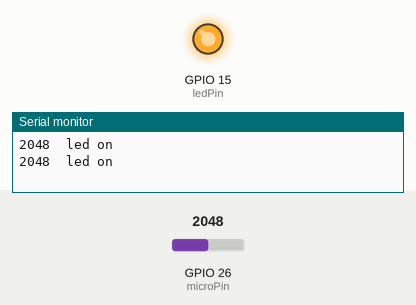
Recording of a sketch running on a simulated ESP32. On the bench: output pins drawn as LEDs (lit = HIGH), the last lines printed to the serial monitor. The inputs (shaded band) are chosen by the test bench; at power-on: GPIO 26 (microPin) = 2048.

Above: at 3.9 s.
4.0 s: GPIO 26 (microPin) set to 215
8.0 s: GPIO 26 (microPin) set to 186
At 9.9 s:
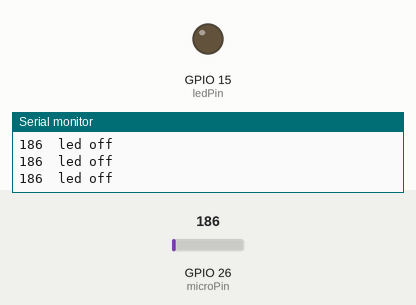
12.0 s: GPIO 26 (microPin) set to 491
At 13.3 s:
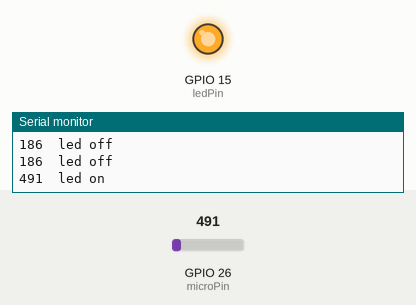
16.0 s: GPIO 26 (microPin) set to 160
At 19.3 s:
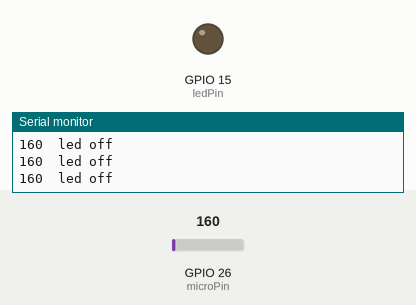
Timing chart, 0 to 20.8 s (numbered marks = the images above; inputs shaded):
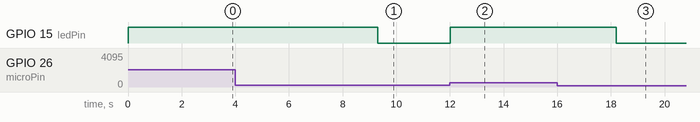

Measured:
- the behaviour switches between 201 and 200 on GPIO 26 (microPin) (found by bisection; images 0 and 1)
- after the input at 8.0 s, GPIO 15 (ledPin): HIGH → LOW after 1.3 s
- after the input at 12.0 s, GPIO 15 (ledPin): LOW → HIGH at once
- after the input at 16.0 s, GPIO 15 (ledPin): HIGH → LOW after 2.2 s

The sketch:

sound-controlled_lights.ino
```cpp
/*
   Keyes Starter Kit for Raspberry Pi Pico
   lesson 47
   sound-controlled lights
*/
int ledPin = 15;//LED接GP15
int microPin = 26;//声音传感器接ADC0（GP26）
void setup() {
  Serial.begin(9600);//设置波特率为9600
  pinMode(ledPin, OUTPUT);//LED为输出模式
}

void loop() {
  int val = analogRead(microPin);//读取模拟值
  Serial.print(val);//串口打印
  if(val > 200){//超过阈值200
    digitalWrite(ledPin, HIGH);//点亮LED3s，并打印相应信息
    Serial.println("  led on");
    delay(3000);
  }else{//否则
    digitalWrite(ledPin, LOW);//关闭LED， 并打印相应信息
    Serial.println("  led off");
  }
  delay(100);
}
```
